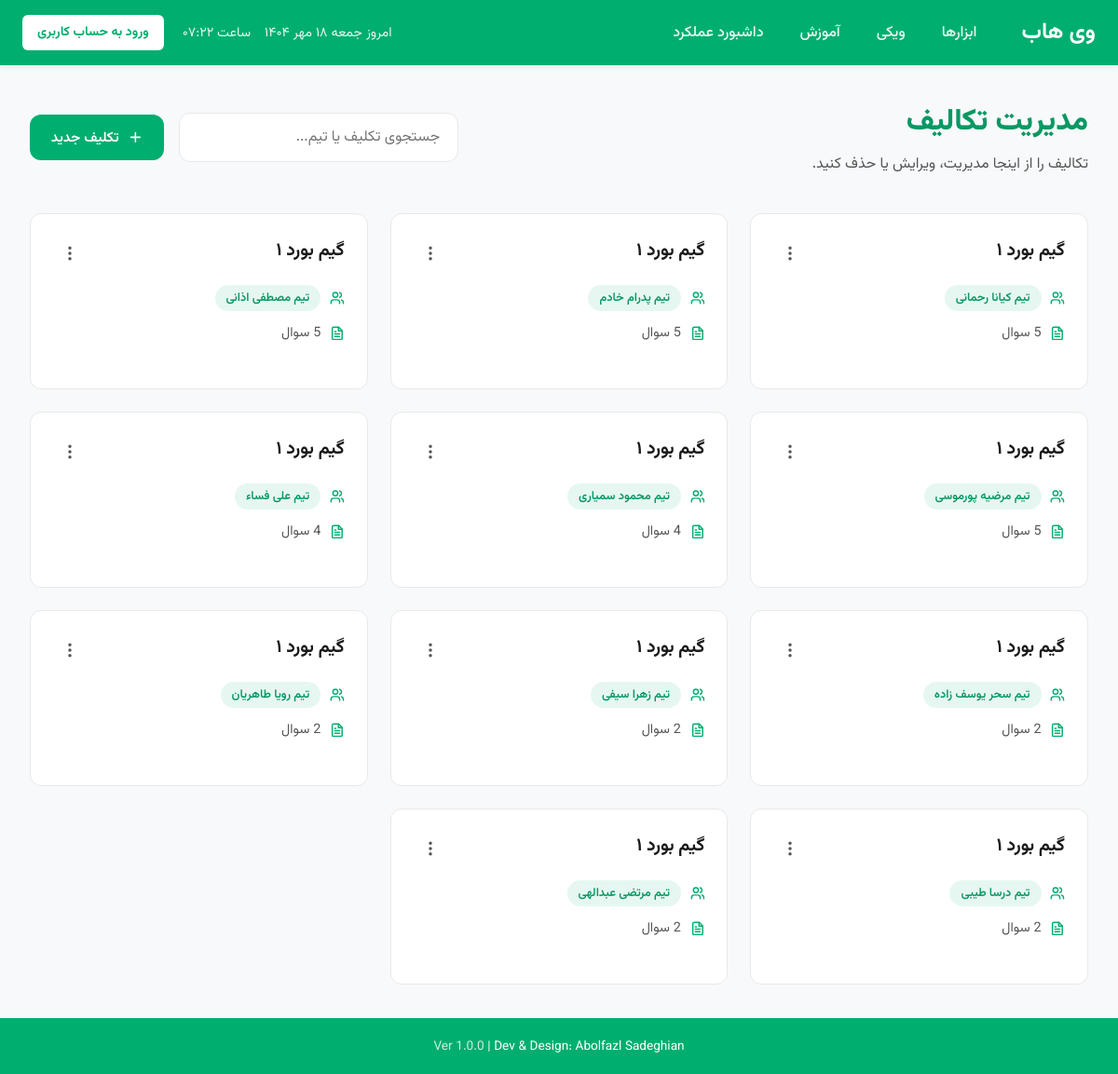
The app's page /admin/game/tasks/index.php (signed in) with its own data.
### tables this page shows
CREATE TABLE Tasks (
    id INTEGER PRIMARY KEY AUTOINCREMENT,
    title TEXT NOT NULL,
    description TEXT,
    team_id INTEGER NOT NULL, -- این تکلیف به کدام تیم از جدول Teams شما اختصاص دارد
    created_at DATETIME DEFAULT CURRENT_TIMESTAMP,
    FOREIGN KEY (team_id) REFERENCES Teams(id) ON DELETE CASCADE
);

### admin/game/tasks/index.php (the view, shortened to what this page needs)
<?php
require_once __DIR__ . '/../../../db/database.php';
$stmt_tasks = $pdo->query("
    SELECT
        t.id,
        t.title,
        t.description,
        tm.team_name,
        (SELECT COUNT(*) FROM TaskQuestions WHERE task_id = t.id) AS question_count
    FROM Tasks t
    JOIN Teams tm ON t.team_id = tm.id
    ORDER BY t.id DESC
");
$tasks = $stmt_tasks->fetchAll(PDO::FETCH_ASSOC);
?>
<!DOCTYPE html>
<html lang="fa" dir="rtl">
<head>
</head>
<body>
    <div id="header-placeholder"></div>
    <main>
        <div class="page-toolbar">
            <div>
                <h1 class="page-title">مدیریت تکالیف</h1>
                <p class="page-subtitle">تکالیف را از اینجا مدیریت، ویرایش یا حذف کنید.</p>
            </div>
            <div style="display: flex; gap: 1rem; align-items:center; flex-wrap: wrap;">
                <div class="search-box">
                    <input type="text" id="task-search-input" placeholder="جستجوی تکلیف یا تیم...">
                </div>
                <button id="add-new-task-btn" class="btn btn-primary">
                    <svg class="icon" xmlns="http://www.w3.org/2000/svg" width="24" height="24" viewBox="0 0 24 24" fill="none" stroke="currentColor" stroke-width="2" stroke-linecap="round" stroke-linejoin="round">
                        <path d="M5 12h14" />
                        <path d="M12 5v14" />
                    </svg>
                    <span>تکلیف جدید</span>
                </button>
            </div>
        </div>
        <?php if (empty($tasks)) : ?>
            <div class="empty-state">
                <svg class="icon" xmlns="http://www.w3.org/2000/svg" width="24" height="24" viewBox="0 0 24 24" fill="none" stroke="currentColor" stroke-width="2" stroke-linecap="round" stroke-linejoin="round">
                    <path d="M10.29 3.86 1.82 18a2 2 0 0 0 1.71 3h16.94a2 2 0 0 0 1.71-3L13.71 3.86a2 2 0 0 0-3.42 0z" />
                    <line x1="12" x2="12" y1="9" y2="13" />
                    <line x1="12" x2="12.01" y1="17" y2="17" />
                </svg>
                <h2>هنوز هیچ تکلیفی نساخته‌اید!</h2>
                <p>برای شروع، اولین تکلیف خود را برای تیم‌ها ایجاد کنید.</p>
                <button id="add-new-task-btn-empty" class="btn btn-primary">ایجاد اولین تکلیف</button>
            </div>
        <?php else : ?>
            <div id="tasks-grid" class="task-card-grid">
                <?php foreach ($tasks as $task) : ?>
                    <div class="task-card" data-search-term="<?= htmlspecialchars(strtolower($task['title'] . ' ' . $task['team_name'])) ?>">
                        <div class="task-card-header">
                            <h3><?= htmlspecialchars($task['title']) ?></h3>
                            <div class="actions-menu">
                                <button class="actions-menu-btn">
                                    <svg class="icon" xmlns="http://www.w3.org/2000/svg" width="24" height="24" viewBox="0 0 24 24" fill="none" stroke="currentColor" stroke-width="2" stroke-linecap="round" stroke-linejoin="round">
                                        <circle cx="12" cy="12" r="1" />
                                        <circle cx="12" cy="5" r="1" />
                                        <circle cx="12" cy="19" r="1" />
                                    </svg>
                                </button>
                            </div>
                        </div>
                        <div class="task-card-meta">
                            <span class="meta-item">
                                <span class="team-badge"><?= htmlspecialchars($task['team_name']) ?></span>
                            </span>
                            <span class="meta-item">
                                <span><?= $task['question_count'] ?> سوال</span>
                            </span>
                        </div>
                    </div>
                <?php endforeach; ?>
            </div>
        <?php endif; ?>
    </main>
    <div id="footer-placeholder"></div>
</body>
</html>

### admin/game/tasks/index.php (style rules this page uses)
:root { --primary-color: #00ae70; --primary-dark: #089863; --primary-light: #e6f7f2; --bg-color: #f7f9fa; --card-bg: #fff; --text-color: #1a1a1a; --secondary-text: #555; --header-text: #fff; --border-color: #e9e9e9; --radius: 12px; --shadow-sm: 0 2px 6px rgba(0, 120, 80, .06); --shadow-md: 0 6px 20px rgba(0, 120, 80, .10); --success-color: #28a745; --info-color: #17a2b8; --warning-color: #ffc107; --danger-color: #dc3545; }
*, *::before, *::after { box-sizing: border-box; margin: 0; padding: 0; font-family: "Vazirmatn", system-ui, sans-serif; }
body { min-height: 100vh; display: flex; flex-direction: column; background: var(--bg-color); color: var(--text-color); }
main { flex: 1; max-width: 1500px; width: 100%; padding: clamp(1.5rem, 3vw, 2.5rem) clamp(1rem, 3vw, 2rem); margin-inline: auto; }
.page-toolbar { display: flex; justify-content: space-between; align-items: center; margin-bottom: 2.5rem; flex-wrap: wrap; gap: 1.5rem; }
.page-title { color: var(--primary-dark); font-weight: 800; font-size: clamp(1.5rem, 3vw, 2rem); margin-block-end: .5rem; }
.page-subtitle { color: var(--secondary-text); font-weight: 400; font-size: clamp(.95rem, 2.2vw, 1rem); }
.icon { width: 1.1em; height: 1.1em; stroke-width: 2.2; vertical-align: -0.15em; }
.btn { position: relative; padding: .8em 1.5em; font-size: .95rem; font-weight: 600; color: white; border: none; border-radius: var(--radius); cursor: pointer; transition: background-color 0.2s, transform 0.2s, filter 0.2s; display: inline-flex; align-items: center; justify-content: center; gap: 0.6em; white-space: nowrap; text-decoration: none; }
.btn-primary { background-color: var(--primary-color); }
.search-box input { width: 100%; font-size: 1rem; padding: .8em 1.2em; border: 1.5px solid var(--border-color); border-radius: var(--radius); background: var(--card-bg); transition: border-color .2s, box-shadow .2s; min-width: 300px; }
.task-card-grid { display: grid; grid-template-columns: repeat(auto-fill, minmax(320px, 1fr)); gap: 1.5rem; }
.task-card { background: var(--card-bg); border: 1px solid var(--border-color); border-radius: var(--radius); padding: 1.5rem; display: flex; flex-direction: column; transition: all .2s ease; }
.task-card-header { display: flex; justify-content: space-between; align-items: flex-start; margin-bottom: 1rem; }
.task-card-header h3 { font-size: 1.2rem; font-weight: 700; color: var(--text-color); }
.task-card-meta { display: flex; flex-direction: column; gap: .75rem; margin-bottom: 1.5rem; flex-grow: 1; color: var(--secondary-text); font-size: .9rem; }
.meta-item { display: flex; align-items: center; gap: .6rem; }
.meta-item .icon { color: var(--primary-color); }
.team-badge { background-color: var(--primary-light); color: var(--primary-dark); padding: .25rem .75rem; border-radius: 20px; font-size: .8rem; font-weight: 600; display: inline-block; }
.actions-menu { position: relative; }
.actions-menu-btn { background: none; border: none; padding: .5rem; cursor: pointer; border-radius: 50%; display: flex; color: var(--secondary-text); }
.actions-menu-btn .icon { width: 1.25rem; height: 1.25rem; }

### records on screen
tasks: title "گیم بورد ۱", team_name "تیم کیانا رحمانی"
tasks: title "گیم بورد ۱", team_name "تیم پدرام خادم"
tasks: title "گیم بورد ۱", team_name "تیم مصطفی اذانی"
tasks: title "گیم بورد ۱", team_name "تیم مرضیه پورموسی"
tasks: title "گیم بورد ۱", team_name "تیم محمود سمیاری"
tasks: title "گیم بورد ۱", team_name "تیم علی فساء", question_count "4"
tasks: title "گیم بورد ۱", team_name "تیم سحر یوسف زاده"
tasks: title "گیم بورد ‍۱", team_name "تیم زهرا سیفی"
tasks: title "گیم بورد ۱", team_name "تیم رویا طاهریان"
tasks: title "گیم بورد ۱", team_name "تیم درسا طیبی"
tasks: title "گیم بورد ۱", team_name "تیم مرتضی عبدالهی"
